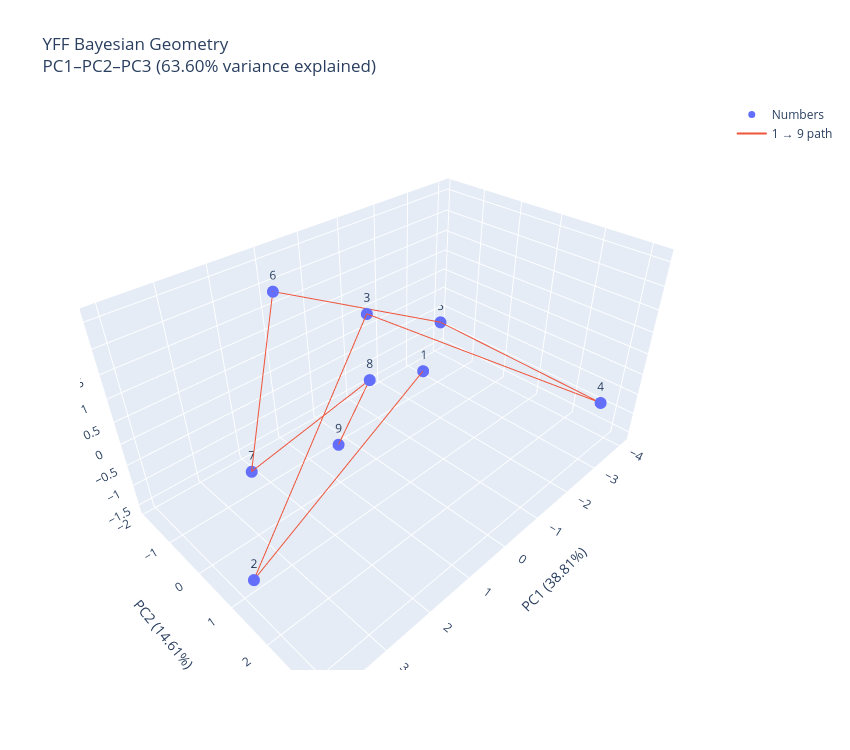

The code cell stored with this chart in its notebook:
### Code cell
# --------------------------------------------------
# Fun visualization: Interactive 3D PCA geometry
# --------------------------------------------------

import numpy as np
import plotly.graph_objects as go

pc1 = Z[:, 0]
pc2 = Z[:, 1]
pc3 = Z[:, 2]

numbers = np.arange(1, 10)

# --------------------------------------------------
# Number points
# --------------------------------------------------

fig = go.Figure()

fig.add_trace(
    go.Scatter3d(
        x=pc1,
        y=pc2,
        z=pc3,
        mode="markers+text",
        text=[str(n) for n in numbers],
        textposition="top center",
        marker=dict(
            size=7
        ),
        name="Numbers"
    )
)

# --------------------------------------------------
# Numerical-order trajectory: 1 -> 2 -> ... -> 9
# --------------------------------------------------

fig.add_trace(
    go.Scatter3d(
        x=pc1,
        y=pc2,
        z=pc3,
        mode="lines",
        name="1 → 9 path"
    )
)

# --------------------------------------------------
# Layout
# --------------------------------------------------

fig.update_layout(
    title=(
        "YFF Bayesian Geometry<br>"
        "PC1–PC2–PC3 "
        "(63.60% variance explained)"
    ),

    scene=dict(
        xaxis_title="PC1 (38.81%)",
        yaxis_title="PC2 (14.61%)",
        zaxis_title="PC3 (10.18%)",

        aspectmode="data"
    ),

    width=850,
    height=750
)

fig.show()

### Figure 1 — Plotly figure (JSON) as saved in the notebook; plotly's stock layout.template omitted (floating-point values rounded to 4 significant figures)
{"data": [{"marker": {"size": 7}, "mode": "markers+text", "name": "Numbers", "text": ["1", "2", "3", "4", "5", "6", "7", "8", "9"], "textposition": "top center", "type": "scatter3d", "x": [-1.238, 4.008, -0.6274, -3.01, -4.057, 1.661, 2.158, 0.3334, 0.771], "y": [0.1359, 1.453, -0.86, 3.234, -1.904, -0.6175, -1.403, 0.2336, -0.272], "z": [-0.003827, -0.8342, 1.186, -0.1177, -0.8354, 2.613, -1.582, 0.594, -1.02]}, {"mode": "lines", "name": "1 → 9 path", "type": "scatter3d", "x": [-1.238, 4.008, -0.6274, -3.01, -4.057, 1.661, 2.158, 0.3334, 0.771], "y": [0.1359, 1.453, -0.86, 3.234, -1.904, -0.6175, -1.403, 0.2336, -0.272], "z": [-0.003827, -0.8342, 1.186, -0.1177, -0.8354, 2.613, -1.582, 0.594, -1.02]}], "layout": {"height": 750, "scene": {"aspectmode": "data", "xaxis": {"title": {"text": "PC1 (38.81%)"}}, "yaxis": {"title": {"text": "PC2 (14.61%)"}}, "zaxis": {"title": {"text": "PC3 (10.18%)"}}}, "title": {"text": "YFF Bayesian Geometry<br>PC1–PC2–PC3 (63.60% variance explained)"}, "width": 850}}
